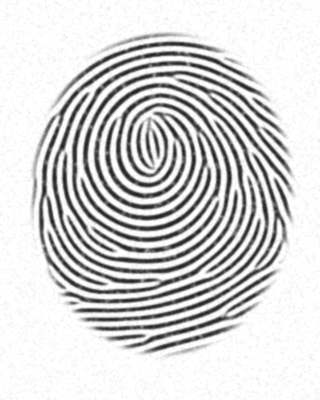
#> input picture samples/synthetic/S000_1.png, 320 x 400 px
$ python -i enhance.py   (imports and definitions only)   (older library calls are emulated)
#> lines starting #> are read from the running program, lines starting #| are printed output that depends on the picture; after the words box and inside, x2 and y2 are one past the last pixel; in counts of white or black regions, pixels touching at a corner belong together
"""Fingerprint image enhancement.

Pipeline (Hong, Wan & Jain 1998 style):
    resample to 500 ppi -> normalise -> segment (ROI mask) -> ridge orientation
    -> ridge frequency -> oriented Gabor filtering -> binarise -> thin

A separate *latent* path adds background subtraction, CLAHE and heavier
orientation smoothing, because crime-scene lifts are low-contrast,
partial and noisy.
"""
from __future__ import annotations

from dataclasses import dataclass, field

import cv2
import numpy as np
from scipy import ndimage as ndi
from skimage.morphology import skeletonize

TARGET_PPI = 500


@dataclass
class EnhanceParams:
    ppi: int = 500                  # resolution of the input image
    latent: bool = False            # latent / crime-scene mode
    invert: bool = False            # light ridges on a dark background
    orient_sigma: float = 7.0       # orientation smoothing (pixels at 500 ppi)
    block: int = 16                 # block size for segmentation / frequency
    seg_threshold: float = 0.10     # relative std-dev threshold for the ROI

    def effective(self) -> "EnhanceParams":
        p = EnhanceParams(**self.__dict__)
        if p.latent:
            p.orient_sigma = max(p.orient_sigma, 11.0)
        return p


@dataclass
class EnhanceResult:
    gray: np.ndarray            # resampled grayscale input (uint8)
    norm: np.ndarray            # normalised image (float, ~zero mean / unit var)
    mask: np.ndarray            # bool ROI mask
    orientation: np.ndarray     # ridge-normal (gradient) angle in radians, per pixel
    coherence: np.ndarray       # 0..1 orientation reliability
    frequency: float            # ridges per pixel
    enhanced: np.ndarray        # Gabor output (uint8, ridges dark)
    binary: np.ndarray          # bool, True = ridge
    skeleton: np.ndarray        # bool, 1-px wide ridges
    scale: float = 1.0          # factor applied to reach 500 ppi
    notes: list = field(default_factory=list)


# ----------------------------------------------------------------------------
# helpers
# ----------------------------------------------------------------------------
def to_gray(img: np.ndarray) -> np.ndarray:
    if img.ndim == 3:
        if img.shape[2] == 4:
            img = cv2.cvtColor(img, cv2.COLOR_BGRA2GRAY)
        else:
            img = cv2.cvtColor(img, cv2.COLOR_BGR2GRAY)
    if img.dtype != np.uint8:
        img = cv2.normalize(img, None, 0, 255, cv2.NORM_MINMAX).astype(np.uint8)
    return img


def load_image(path_or_bytes) -> np.ndarray:
    if isinstance(path_or_bytes, (bytes, bytearray)):
        arr = np.frombuffer(path_or_bytes, np.uint8)
        img = cv2.imdecode(arr, cv2.IMREAD_UNCHANGED)
    else:
        # Read the bytes ourselves: cv2.imread cannot open non-ASCII paths on Windows.
        with open(path_or_bytes, "rb") as fh:
            img = cv2.imdecode(np.frombuffer(fh.read(), np.uint8), cv2.IMREAD_UNCHANGED)
    if img is None:
        raise ValueError("Could not decode image")
    return to_gray(img)


def _normalise(img: np.ndarray, mask: np.ndarray | None = None) -> np.ndarray:
    f = img.astype(np.float32)
    ref = f[mask] if mask is not None and mask.any() else f
    return (f - ref.mean()) / (ref.std() + 1e-6)


# ----------------------------------------------------------------------------
# stages
# ----------------------------------------------------------------------------
def latent_preprocess(gray: np.ndarray) -> np.ndarray:
    """Flatten uneven background and boost local contrast."""
    f = gray.astype(np.float32)
    bg = cv2.GaussianBlur(f, (0, 0), 20)
    flat = cv2.normalize(f - bg, None, 0, 255, cv2.NORM_MINMAX).astype(np.uint8)
    clahe = cv2.createCLAHE(clipLimit=3.0, tileGridSize=(8, 8))
    out = clahe.apply(flat)
    return cv2.fastNlMeansDenoising(out, None, h=7, templateWindowSize=7, searchWindowSize=21)


def orientation_field(norm: np.ndarray, sigma: float):
    gx = cv2.Sobel(norm, cv2.CV_32F, 1, 0, ksize=3)
    gy = cv2.Sobel(norm, cv2.CV_32F, 0, 1, ksize=3)
    gxx = cv2.GaussianBlur(gx * gx, (0, 0), sigma)
    gyy = cv2.GaussianBlur(gy * gy, (0, 0), sigma)
    gxy = cv2.GaussianBlur(gx * gy, (0, 0), sigma)
    # dominant gradient direction (perpendicular to ridges)
    num, den = 2 * gxy, gxx - gyy
    coh = np.sqrt(num ** 2 + den ** 2) / (gxx + gyy + 1e-6)
    # smooth again in the doubled-angle domain
    c = cv2.GaussianBlur(den, (0, 0), sigma / 2)
    s = cv2.GaussianBlur(num, (0, 0), sigma / 2)
    theta = 0.5 * np.arctan2(s, c)
    return theta.astype(np.float32), np.clip(coh, 0, 1).astype(np.float32)


def segment(norm: np.ndarray, coh: np.ndarray, block: int, thr: float, latent: bool) -> np.ndarray:
    """ROI = blocks with ridge texture (variance) and, for latents, coherent flow."""
    h, w = norm.shape
    var = cv2.blur(norm ** 2, (block, block)) - cv2.blur(norm, (block, block)) ** 2
    std = np.sqrt(np.clip(var, 0, None))
    mask = std > thr * std.max() * 3  # relative threshold
    if latent:
        mask &= cv2.blur(coh, (block, block)) > 0.35
    k = cv2.getStructuringElement(cv2.MORPH_ELLIPSE, (block * 2 + 1, block * 2 + 1))
    m = cv2.morphologyEx(mask.astype(np.uint8), cv2.MORPH_OPEN, k)
    m = cv2.morphologyEx(m, cv2.MORPH_CLOSE, k)
    m = ndi.binary_fill_holes(m)
    # keep components bigger than 5% of the largest
    lab, n = ndi.label(m)
    if n > 1:
        sizes = ndi.sum(m, lab, range(1, n + 1))
        keep = np.isin(lab, 1 + np.where(sizes >= 0.05 * sizes.max())[0])
        m = keep
    # do not trust the outermost rim of the image
    m[:8, :] = m[-8:, :] = 0
    m[:, :8] = m[:, -8:] = 0
    return m.astype(bool)


def ridge_frequency(norm, theta, mask, block=32) -> float:
    """Median ridge frequency using the x-signature method on oriented blocks."""
    h, w = norm.shape
    freqs = []
    for y in range(0, h - block, block // 2):
        for x in range(0, w - block, block // 2):
            if not mask[y + block // 2, x + block // 2]:
                continue
            blk = norm[y:y + block, x:x + block]
            ang = np.degrees(theta[y + block // 2, x + block // 2])
            # rotate so the gradient direction is horizontal -> ridges vertical
            M = cv2.getRotationMatrix2D((block / 2, block / 2), ang, 1)
            rot = cv2.warpAffine(blk, M, (block, block), flags=cv2.INTER_LINEAR,
                                 borderMode=cv2.BORDER_REFLECT)
            c = block // 4
            sig = rot[c:-c, :].mean(axis=0)
            sig = cv2.GaussianBlur(sig.reshape(1, -1), (0, 0), 1).ravel()
            peaks = np.where((sig[1:-1] > sig[:-2]) & (sig[1:-1] > sig[2:]))[0]
            if len(peaks) >= 2:
                period = (peaks[-1] - peaks[0]) / (len(peaks) - 1)
                if 4 <= period <= 16:
                    freqs.append(1.0 / period)
    if not freqs:
        return 1 / 9.0
    return float(np.clip(np.median(freqs), 1 / 15, 1 / 5))


def gabor_enhance(norm, theta, freq, mask, n_angles=16):
    period = 1.0 / freq
    sigma = 0.55 * period
    ksize = int(round(sigma * 6)) | 1
    angles = np.linspace(-np.pi / 2, np.pi / 2, n_angles, endpoint=False)
    out = np.zeros_like(norm)
    # quantise orientation and pick each pixel's response from its own filter
    idx = np.round((theta + np.pi / 2) / (np.pi / n_angles)).astype(int) % n_angles
    for i, a in enumerate(angles):
        k = cv2.getGaborKernel((ksize, ksize), sigma, float(a), period, 1.0, 0, ktype=cv2.CV_32F)
        k -= k.mean()
        resp = cv2.filter2D(norm, cv2.CV_32F, k)
        sel = idx == i
        out[sel] = resp[sel]
    out[~mask] = out[mask].max() if mask.any() else 0
    return out


def remove_small(binary: np.ndarray, min_size: int) -> np.ndarray:
    lab, n = ndi.label(binary, structure=np.ones((3, 3)))
    if n == 0:
        return binary
    sizes = ndi.sum(binary, lab, range(1, n + 1))
    return np.isin(lab, 1 + np.where(sizes >= min_size)[0])


# ----------------------------------------------------------------------------
# public entry point
# ----------------------------------------------------------------------------
def enhance(gray: np.ndarray, params: EnhanceParams | None = None,
            roi: np.ndarray | None = None) -> EnhanceResult:
    p = (params or EnhanceParams()).effective()
    gray = to_gray(gray)
    notes = []

    scale = TARGET_PPI / float(p.ppi)
    if abs(scale - 1) > 0.02:
        gray = cv2.resize(gray, None, fx=scale, fy=scale,
                          interpolation=cv2.INTER_CUBIC if scale > 1 else cv2.INTER_AREA)
        notes.append(f"resampled x{scale:.2f} to 500 ppi")
    if roi is not None and roi.shape != gray.shape:
        roi = cv2.resize(roi.astype(np.uint8), gray.shape[::-1], interpolation=cv2.INTER_NEAREST) > 0

    work = 255 - gray if p.invert else gray
    if p.latent:
        work = latent_preprocess(work)
        notes.append("latent preprocessing (background flattening, CLAHE, NL-means)")

    norm0 = _normalise(work)
    theta, coh = orientation_field(norm0, p.orient_sigma)
    mask = segment(norm0, coh, p.block, p.seg_threshold, p.latent)
    if roi is not None:
        mask &= roi.astype(bool)
    if mask.sum() < 1000:
        notes.append("WARNING: very small usable ridge area")
    norm = _normalise(work, mask)
    freq = ridge_frequency(norm, theta, mask)
    g = gabor_enhance(norm, theta, freq, mask)

    binary = (g < 0) & mask            # ridges are dark -> negative response
    binary = remove_small(binary, 30)
    binary = ndi.binary_opening(binary, np.ones((2, 2)))
    skel = skeletonize(binary)

    enhanced = cv2.normalize(g, None, 0, 255, cv2.NORM_MINMAX).astype(np.uint8)
    return EnhanceResult(gray=gray, norm=norm, mask=mask, orientation=theta, coherence=coh,
                         frequency=freq, enhanced=enhanced, binary=binary, skeleton=skel,
                         scale=scale, notes=notes)

>>> import cv2
>>> picture = cv2.imread('../samples/synthetic/S000_1.png', cv2.IMREAD_GRAYSCALE)
#> picture is the input picture: shape (400, 320); min 29, max 255, mean 211.2
>>> result = enhance(picture)
#> in orientation_field, `theta = 0.5 * np.arctan2(s, c)`:
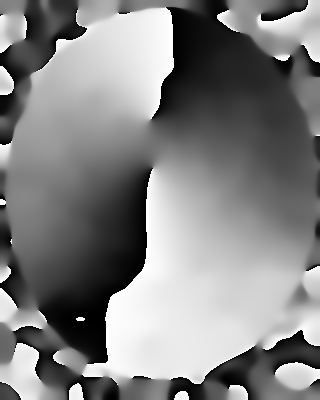
#> theta: shape (400, 320) float32; min -1.57, max 1.57, mean 0.0417; drawn with min black and max white
#> in segment, `mask = std > thr * std.max() * 3`:
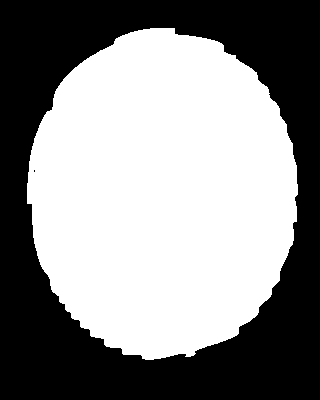
#> mask: shape (400, 320) bool; 54.5% white; 2 black regions (1 under 20 px), largest, box (x1, y1, x2, y2) and area: (0, 0, 320, 400) 58256
#> in segment, `m = cv2.morphologyEx(mask.astype(np.uint8), cv2.MORPH_OPEN, k)`: m: shape (400, 320); values 0 (black) and 1 (white), 54.2% white; 1 black region, box (x1, y1, x2, y2) and area: (0, 0, 320, 400) 58654
#> in segment, `m = cv2.morphologyEx(m, cv2.MORPH_CLOSE, k)`: m: shape (400, 320); values 0 (black) and 1 (white), 54.2% white; 1 black region, box (x1, y1, x2, y2) and area: (0, 0, 320, 400) 58569
#> in segment, `lab, n = ndi.label(m)`: n = 1
#> after the loop in ridge_frequency, `for y in range(0, h - block, block // 2):`:
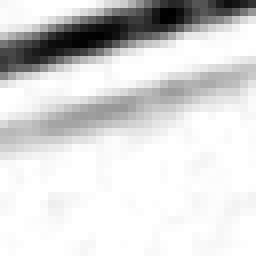
#> blk: shape (32, 32) float32 (shown 8 times larger); min -1.78, max 1.05, mean 0.609; drawn with min black and max white
#> after the loop in ridge_frequency, `for y in range(0, h - block, block // 2):`: freqs = 275 values, max 0.158 at index 270, min 0.0625 at index 109, mean 0.103
#> in enhance, `freq = ridge_frequency(norm, theta, mask)`: freq = 0.1
#> in gabor_enhance, `period = 1.0 / freq`: period = 10
#> in gabor_enhance, `sigma = 0.55 * period`: sigma = 5.5
#> in gabor_enhance, `ksize = int(round(sigma * 6)) | 1`: ksize = 33
#> in gabor_enhance, `idx = np.round((theta + np.pi / 2) / (np.pi / n_angles)).astype(int) %..`:
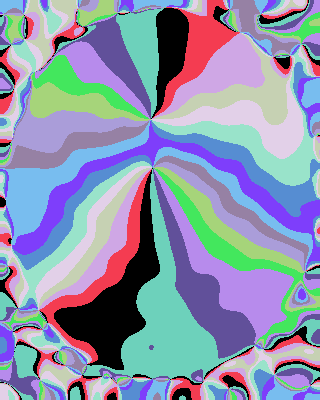
#> idx: shape (400, 320) int64; 16 distinct labels, from 0 to 15; one colour per label, 0 black
#> after the loop in gabor_enhance, `for i, a in enumerate(angles):`:
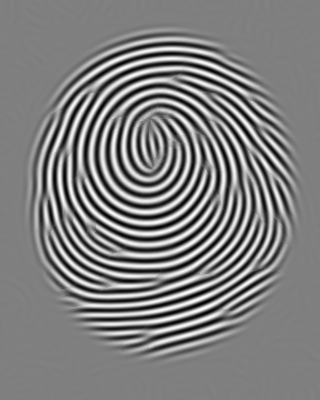
#> out: shape (400, 320) float32; min -142, max 141.4, mean 0; drawn with min black and max white
#> in enhance, `binary = (g < 0) & mask`: binary: shape (400, 320) bool; 26.9% white; 27 white regions (4 under 20 px), largest, box (x1, y1, x2, y2) and area: (68, 61, 292, 314) 12597, (39, 51, 267, 294) 4262, (67, 93, 232, 264) 2671
#> in remove_small, `lab, n = ndi.label(binary, structure=np.ones((3, 3)))`:
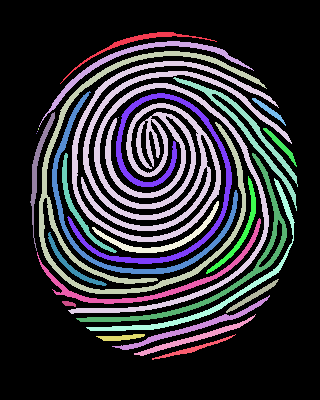
#> lab: shape (400, 320) int32; 28 distinct labels, from 0 to 27; one colour per label, 0 black
#> in remove_small, `lab, n = ndi.label(binary, structure=np.ones((3, 3)))`: n = 27
#> in remove_small, `sizes = ndi.sum(binary, lab, range(1, n + 1))`: sizes = 27 values, max 12597 at index 3, min 1 at index 9, mean 1273.4
#> in enhance, `binary = ndi.binary_opening(binary, np.ones((2, 2)))`: binary: shape (400, 320) bool; 26.7% white; 35 white regions (8 under 20 px), largest, box (x1, y1, x2, y2) and area: (72, 61, 291, 242) 7229, (69, 83, 269, 314) 4823, (39, 51, 265, 294) 4258
#> in enhance, `skel = skeletonize(binary)`:
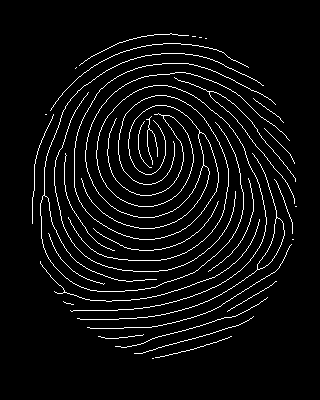
#> skel: shape (400, 320) bool; 5% white in thin lines or dots, all inside (x1, y1, x2, y2) = (32, 33, 297, 359)

$ run again, on samples/synthetic/S000_2.png
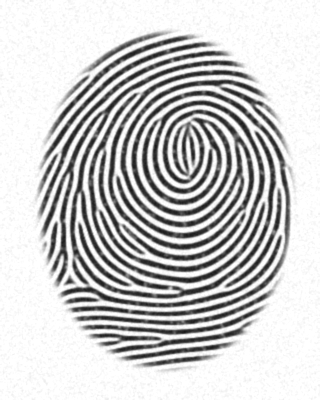
#> input picture samples/synthetic/S000_2.png, 320 x 400 px
#> picture is the input picture: shape (400, 320); min 20, max 255, mean 202.2
#> mask: shape (400, 320) bool; 56.2% white; 1 black region, box (x1, y1, x2, y2) and area: (0, 0, 320, 400) 56022
#> in segment, `lab, n = ndi.label(m)`: n = 1
#> after the loop in ridge_frequency, `for y in range(0, h - block, block // 2):`: freqs = 280 values, max 0.167 at index 38, min 0.0714 at index 1, mean 0.107
#> freq = 0.105
#> period = 9.5
#> sigma = 5.23
#> ksize = 31
#> idx: shape (400, 320) int64; 16 distinct labels, from 0 to 15
#> in remove_small, `lab, n = ndi.label(binary, structure=np.ones((3, 3)))`:
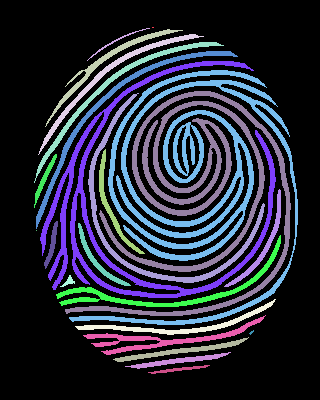
#> lab: shape (400, 320) int32; 25 distinct labels, from 0 to 24; one colour per label, 0 black
#> in remove_small, `lab, n = ndi.label(binary, structure=np.ones((3, 3)))`: n = 24
#> sizes = 24 values, max 9620 at index 7, min 1 at index 15, mean 1484.4
#> in enhance, `skel = skeletonize(binary)`:
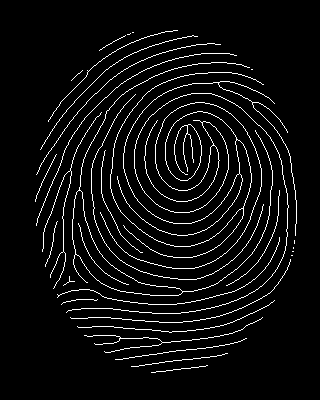
#> skel: shape (400, 320) bool; 5.4% white in thin lines or dots, all inside (x1, y1, x2, y2) = (35, 30, 297, 373)

$ run again, on samples/synthetic/S000_3.png
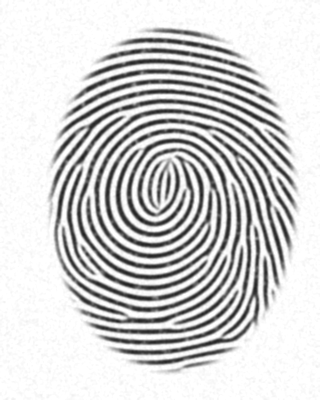
#> input picture samples/synthetic/S000_3.png, 320 x 400 px
#> picture is the input picture: shape (400, 320); min 27, max 255, mean 209.3
#> mask: shape (400, 320) bool; 55.5% white; 1 black region, box (x1, y1, x2, y2) and area: (0, 0, 320, 400) 56985
#> in segment, `lab, n = ndi.label(m)`: n = 1
#> after the loop in ridge_frequency, `for y in range(0, h - block, block // 2):`: freqs = 278 values, max 0.167 at index 126, min 0.0667 at index 248, mean 0.102
#> freq = 0.1
#> period = 10
#> sigma = 5.5
#> ksize = 33
#> idx: shape (400, 320) int64; 16 distinct labels, from 0 to 15
#> in remove_small, `lab, n = ndi.label(binary, structure=np.ones((3, 3)))`:
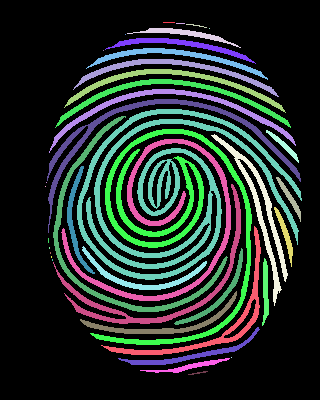
#> lab: shape (400, 320) int32; 41 distinct labels, from 0 to 40; one colour per label, 0 black
#> in remove_small, `lab, n = ndi.label(binary, structure=np.ones((3, 3)))`: n = 40
#> sizes = 40 values, max 7680 at index 14, min 1 at index 4, mean 873.2
#> in enhance, `skel = skeletonize(binary)`:
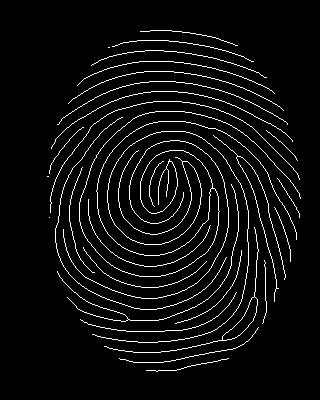
#> skel: shape (400, 320) bool; 5.1% white in thin lines or dots, all inside (x1, y1, x2, y2) = (47, 30, 301, 372)

$ run again, on samples/synthetic/S001_1.png
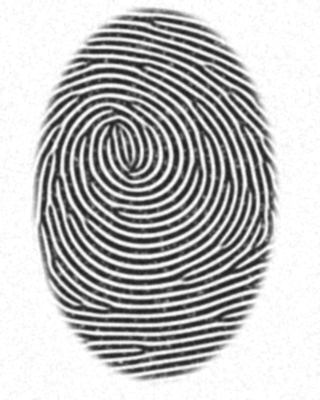
#> input picture samples/synthetic/S001_1.png, 320 x 400 px
#> picture is the input picture: shape (400, 320); min 27, max 255, mean 188.3
#> mask: shape (400, 320) bool; 59.9% white; 1 black region, box (x1, y1, x2, y2) and area: (0, 0, 320, 400) 51271
#> in segment, `lab, n = ndi.label(m)`: n = 1
#> after the loop in ridge_frequency, `for y in range(0, h - block, block // 2):`: freqs = 293 values, max 0.25 at index 168, min 0.0667 at index 266, mean 0.11
#> freq = 0.111
#> period = 9
#> sigma = 4.95
#> ksize = 31
#> idx: shape (400, 320) int64; 16 distinct labels, from 0 to 15
#> in remove_small, `lab, n = ndi.label(binary, structure=np.ones((3, 3)))`: n = 21
#> sizes = 21 values, max 27941 at index 6, min 1 at index 1, mean 1822.6
#> in enhance, `skel = skeletonize(binary)`:
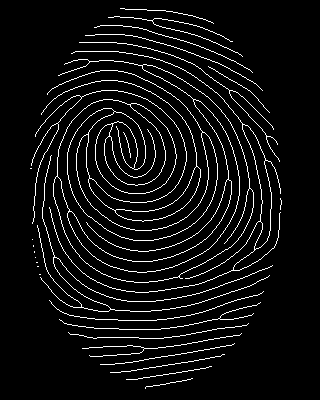
#> skel: shape (400, 320) bool; 6.1% white in thin lines or dots, all inside (x1, y1, x2, y2) = (30, 8, 282, 389)
